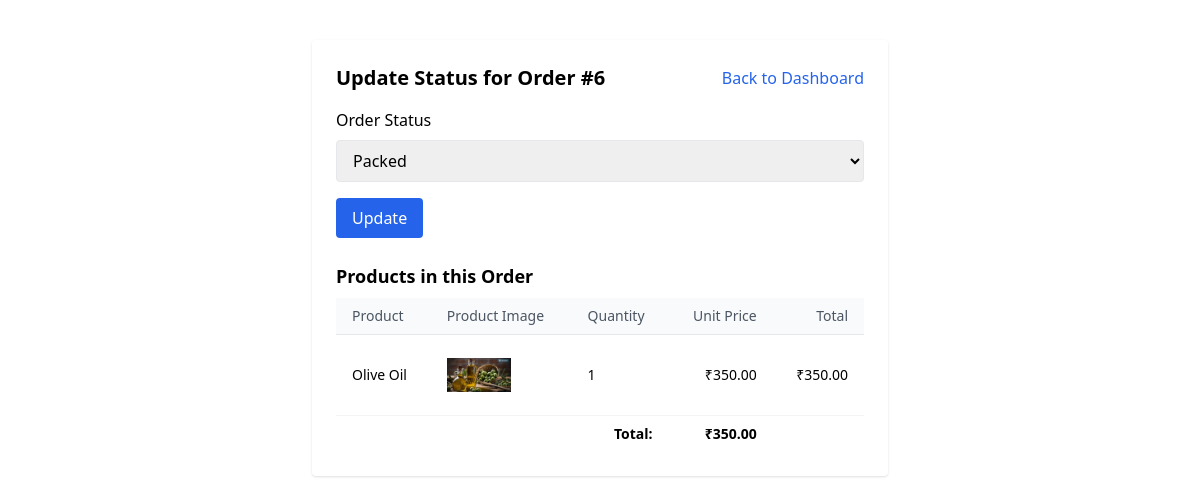
/adminn/orders/update/6/ (signed in), run on an earlier commit of the app's database.
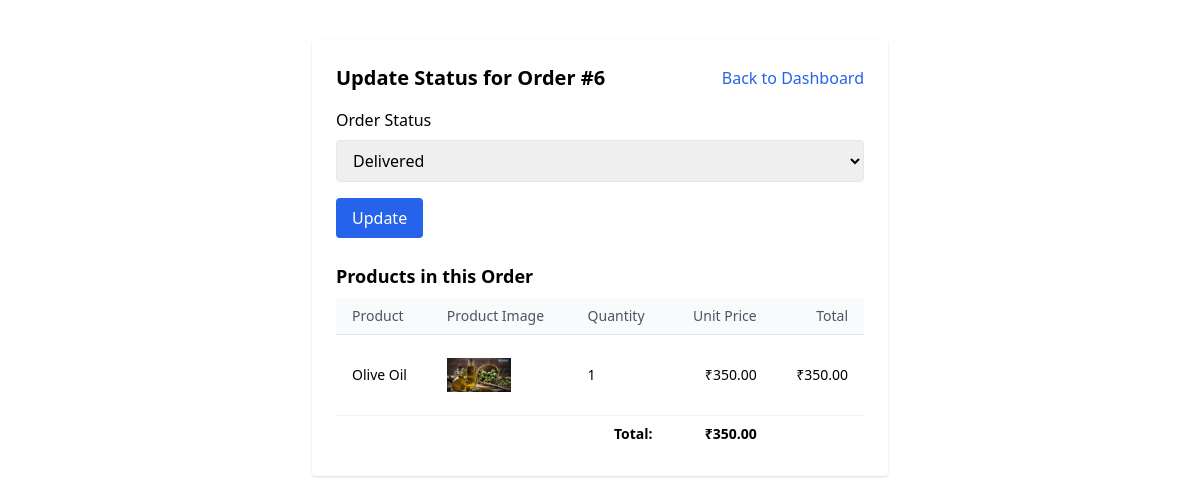
And on a later commit of the database.
### app/models.py (models this page shows, shortened)
class Order(models.Model):
    customer = models.ForeignKey(Customer, on_delete=models.CASCADE)
    created_at = models.DateTimeField(auto_now_add=True)
    status = models.CharField(
        max_length=50,
        choices=OrderStatus.choices,
        default=OrderStatus.PROCESSING
    )
    def get_total_price(self):
        return sum(item.get_total_price() for item in self.items.all())

class OrderItem(models.Model):
    order = models.ForeignKey(Order, on_delete=models.CASCADE, related_name='items')
    product = models.ForeignKey(Product, on_delete=models.CASCADE)
    quantity = models.PositiveIntegerField(default=1)
    price_at_order = models.DecimalField(max_digits=10, decimal_places=2)
    def get_total_price(self):
        return self.quantity * self.price_at_order

### app/views.py (the view, shortened to what this page needs)
# urls.py: path('adminn/orders/update/<int:order_id>/', views.update_order_status, name='update_order_status'),
@login_required(login_url='admin_login')
def update_order_status(request, order_id):
    order = get_object_or_404(Order, id=order_id)
    order_items = order.items.select_related('product').all()
    return render(request, 'admin/update_order_status.html', {
        'order': order,
        'order_items': order_items,
        'status_choices': OrderStatus.choices,
    })

### templates/admin/update_order_status.html (shortened to what this page needs)
<!DOCTYPE html>
<html lang="en">
<head>
    <script src="https://cdn.tailwindcss.com"></script>
</head>
<body>
    <div class="max-w-xl mx-auto my-10 bg-white shadow rounded p-6">
        <div class="flex mb-4 items-center justify-between">
            <h1 class="text-xl font-bold ">Update Status for Order #{{ order.id }}</h1>
            <a href="{% url 'admin_dashboard' %}" class="text-blue-600 hover:underline">Back to Dashboard</a>
        </div>
        <form method="post">
            <label for="status" class="block font-medium mb-2">Order Status</label>
            <select name="status" id="status" class="w-full border rounded px-3 py-2 mb-4">
                {% for value, label in status_choices %}
                    <option value="{{ value }}" {% if value == order.status %}selected{% endif %}>{{ label }}</option>
                {% endfor %}
            </select>
            <button type="submit" class="bg-blue-600 text-white px-4 py-2 rounded hover:bg-blue-700">Update</button>
        </form>
        <h2 class="text-lg font-semibold mt-6 mb-2">Products in this Order</h2>
        <table class="min-w-full divide-y divide-gray-200 text-sm">
            <thead class="bg-gray-50">
                <tr>
                    <th class="px-4 py-2 text-left text-gray-600 font-medium">Product</th>
                    <th class="px-4 py-2 text-left text-gray-600 font-medium">Product Image</th>
                    <th class="px-4 py-2 text-left text-gray-600 font-medium">Quantity</th>
                    <th class="px-4 py-2 text-right text-gray-600 font-medium">Unit Price</th>
                    <th class="px-4 py-2 text-right text-gray-600 font-medium">Total</th>
                </tr>
            </thead>
            <tbody class="divide-y divide-gray-100 bg-white">
                {% for item in order_items %}
                <tr>
                    <td class="px-4 py-2">{{ item.product.p_name }}</td>
                    <td class="px-4 py-2"><img src="{{item.product.p_image.url}}" class="size-16 object-contain" alt=""></td>
                    <td class="px-4 py-2">{{ item.quantity }}</td>
                    <td class="px-4 py-2 text-right">₹{{ item.price_at_order }}</td>
                    <td class="px-4 py-2 text-right">₹{{ item.get_total_price }}</td>
                </tr>
                {% endfor %}
                <tr>
                    <td colspan="3" class="px-4 py-2 text-right font-semibold">Total:</td>
                    <td class="px-4 py-2 text-right font-bold">₹{{ order.get_total_price }}</td>
                </tr>
            </tbody>
        </table>
    </div>
</body>
</html>

What changed in the data, as far as the page shows it:
changed Order id 6: status "Packed" → "Delivered"
